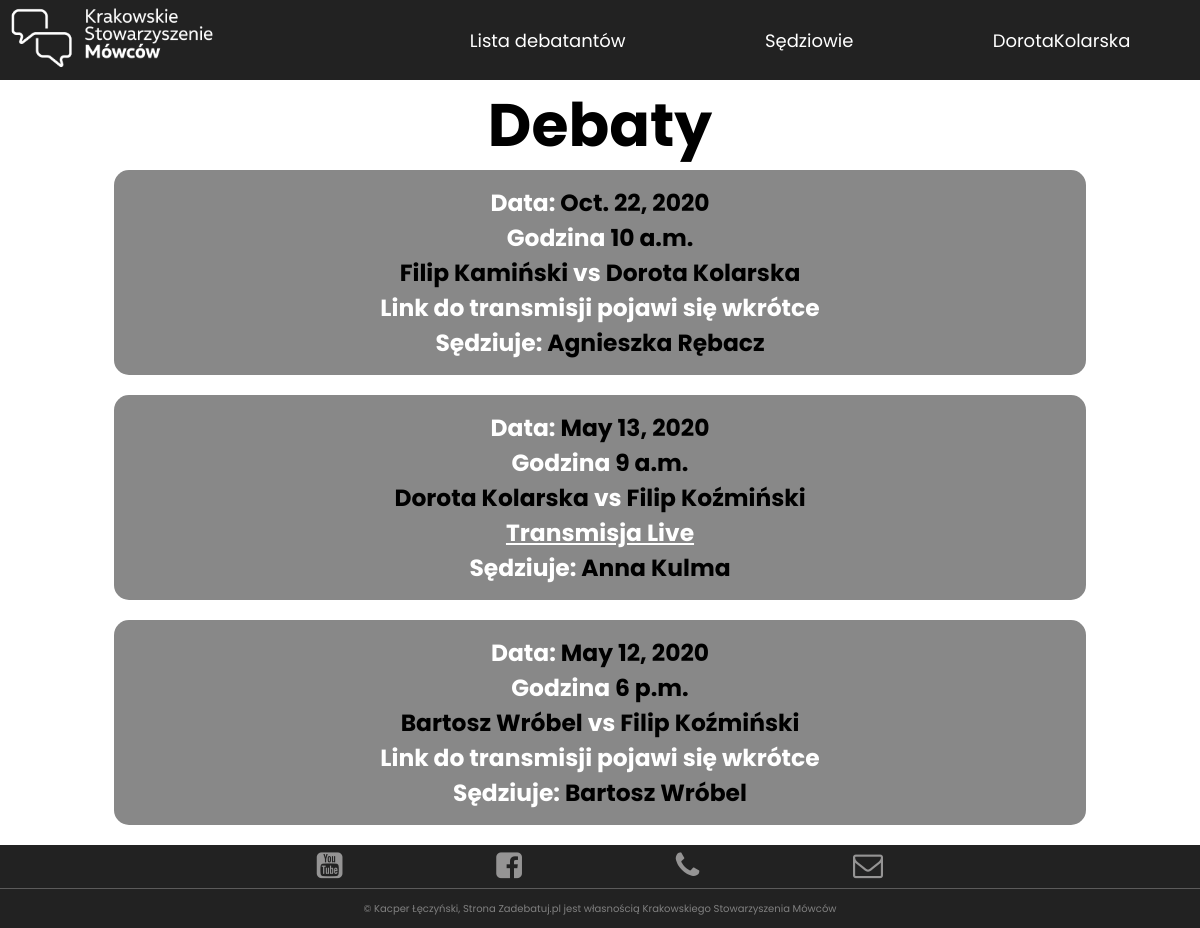
/live/ (signed in), run on the app's committed database.
### ksm_app/models.py (models this page shows, shortened)
class DebatantsBattle(models.Model):
    user1 = models.ForeignKey(Debatants, related_name="user1", on_delete=models.SET_NULL, null=True)
    user2 = models.ForeignKey(Debatants, related_name="user2", on_delete=models.SET_NULL, null=True)
    judge = models.ForeignKey(Judges, on_delete=models.SET_NULL, null=True)
    data = models.DateField(max_length=256, null=True)
    godzina = models.TimeField(max_length=256, null=True)
    transmisja = models.URLField(blank=True)
    class Meta:
        ordering = ['-data']

class Debatants(models.Model):
    user = models.OneToOneField(User, on_delete=models.CASCADE, null=True)
    imię = models.CharField(max_length=256)
    nazwisko = models.CharField(max_length=256)
    email = models.EmailField(max_length=256, null=True)
    miasto = models.CharField(max_length=256)
    szkoła = models.CharField(max_length=256)
    organizacja = models.CharField(max_length=256)
    facebook = models.URLField(max_length=256, null=True)
    opis = models.TextField(max_length=1000, null=True)
    terminy = models.TextField(max_length=1000, null=True)
    accept = models.BooleanField(default=False)
    accept2 = models.BooleanField(default=False)
    class Meta:
        ordering = ['imię']
    def __str__(self):
        return (self.imię + ' ' + self.nazwisko)

class Judges(models.Model):
    user = models.OneToOneField(User, on_delete=models.CASCADE, null=True)
    imię = models.CharField(max_length=256)
    nazwisko = models.CharField(max_length=256)
    email = models.EmailField(max_length=256, null=True)
    miasto = models.CharField(max_length=256)
    szkoła = models.CharField(max_length=256)
    organizacja = models.CharField(max_length=256)
    dyspozycyjnosc = models.TextField(max_length=1000)
    opis = models.TextField(max_length=2000)
    facebook = models.URLField(max_length=256, null=True)
    accept = models.BooleanField(default=False)
    accept2 = models.BooleanField(default=False)
    class Meta:
        ordering = ['imię']
    def __str__(self):
        return self.imię + ' ' + self.nazwisko

### ksm_app/views.py (the view)
# urls.py: path('live/', views.ShowBattle, name='live'),
def ShowBattle(request):
    battles = DebatantsBattle.objects.all()
    return render(request, 'ksm_app2/live.html', {'battles': battles})

### ksm_app/templatetags/has_group.py (called while the page is built)
@register.filter
def has_group(user, group_name = 'judges'):
    group = Group.objects.get(name = group_name)
    return True if group in user.groups.all() else False

### templates/ksm_app2/live.html (shortened to what this page needs)
{% load static %}
{% load has_group %}
<!doctype html>
<html lang="en">
<head>
    <link rel="stylesheet" href="{% static '/css/style.css' %}">
    <link rel="stylesheet" href="{% static '/css/rwd.css' %}">
    <link rel="stylesheet" href="{% static '/css2/live.css' %}">
    <link rel="stylesheet" href="https://cdnjs.cloudflare.com/ajax/libs/font-awesome/4.7.0/css/font-awesome.min.css">
</head>
<body>
<header class="main-container">
    <div class="logo">
        <a href="{% url 'ksm_app:base' %}"><img src="{% static '/img2/KSM_logo_poziom_biel-kopia.png' %}" alt=""></a>
    </div>
    <nav>
        <ul class="nav-links">
            {% if user.is_authenticated %}
                <li class="nav-link"><a href="{% url 'ksm_app:debatants_list' %}">Lista debatantów</a></li>
                <li class="nav-link"><a href="{% url 'ksm_app:judges_list' %}">Sędziowie</a></li>
                {% if request.user|has_group:'judges' %}
                    <li class="nav-link-user"><a href="{% url 'ksm_app:judges_profile' %}"> {{ user.username }}</a></li>
                {% else %}
                    <li class="nav-link-user"><a href="{% url 'ksm_app:debatants_profile' %}"> {{ user.username }}</a>
                    </li>
                {% endif %}
            {% else %}
                <li class="nav-link"><a href="{% url 'ksm_app:choose' %}">Zarejestruj</a></li>
                <li class="nav-link"><a href="{% url 'ksm_app:user_login' %}">Zaloguj</a></li>
            {% endif %}
        </ul>
    </nav>
</header>
<main class="live-section">
    <h1>Debaty</h1>
    {% for battle in battles %}
        <div class="live-form">
            <h3>Data: <span>{{ battle.data }}</span></h3>
            <h3>Godzina <span> {{ battle.godzina }}</span></h3>
            <h3><span>{{ battle.user1 }}</span> vs <span>{{ battle.user2 }}</span></h3>
            {% if battle.transmisja %}
                <h3><a href="{{ battle.transmisja }}">Transmisja Live</a></h3>
            {% else %}
                <h3>Link do transmisji pojawi się wkrótce</h3>
            {% endif %}
            <h3>Sędziuje: <span>{{ battle.judge }}</span></h3>
        </div>
    {% endfor %}
</main>
<footer class="main-footer">
    <div class="footer-content">
        <ul class="links">
            <li class="link">
                <a href="https://www.youtube.com/channel/UCd2KIvR-DMDGMT_ce2gJzAw" target="_blank">
                    <i class="fa fa-youtube-square fa-2x"></i>
                </a>
            </li>
            <li class="link">
                <a href="https://www.facebook.com/ksmowcow/" target="_blank">
                    <i class="fa fa-facebook-square fa-2x"></i>
                </a>
            </li>
            <li class="link">
                <a href="{% url 'ksm_app:phone' %}">
                    <i class="fa fa-phone"></i>
                </a>
            </li>
            <li class="link">
                <a href="mailto:ksmowcow@gmail.com">
                    <i class="fa fa-envelope-o"></i>
                </a>
            </li>
        </ul>
    </div>
    <div class="copyright">
        <p>&copy; Kacper Łęczyński, Strona Zadebatuj.pl jest
            własnością Krakowskiego Stowarzyszenia Mówców</p>
    </div>
</footer>
</body>
</html>

### static/css/style.css (style rules this page uses)
* { padding: 0; margin: 0; box-sizing: border-box; }
body { font-family: 'Poppins', sans-serif; background-image: url("/static/img2/seventh.jpg"); background-position: center center; background-repeat: no-repeat; background-attachment: fixed; background-size: cover; }
header { position: fixed; display: flex; width: 100%; align-items: center; z-index: 1; height: 10vh; }
.logo, .nav-links { display: flex; }
.logo img { padding-left: 5%; height: 8vh; max-width: 400px; }
nav { flex: 2; }
.logo { flex: 3; }
.logo img { cursor: pointer; }
.nav-links { justify-content: space-around; list-style: none; }
.nav-link a { text-decoration: none; color: #ffffff; }
.nav-link-user a { text-decoration: none; color: white; }
.nav-link { position: relative; }
.main-footer { bottom: 5%; width: 100%; background-color: #222222; }
.links { width: 60%; margin: auto; display: flex; justify-content: space-around; list-style: none; color: #e0dede; }
.link { padding: 0.7%; }
.footer-content .links .link i { cursor: pointer; color: #959494; font-size: 30px !important; }
.copyright { height: 5vh; border-top: 1px solid #5c5b5b; background-color: #222222; bottom: 0; display: flex; align-items: center; }
.copyright p { flex: 1; text-align: center; color: grey; font-size: 10px; }

### static/css/rwd.css (style rules this page uses)
@media screen and (max-width: 1200px) { .logo img { height: 8vh; max-width: 500px; } }
@media screen and (max-width: 1200px) { .nav-link a, .nav-link-user { font-size: 18px; } }
@media screen and (max-width: 1200px) { .logo { flex: 1; } }
@media screen and (max-width: 1200px) { .link i { font-size: 25px !important; } }

### static/css2/live.css (style rules this page uses)
body { background: none; }
header { background-color: #222222; }
.live-section { padding-top: 10vh; height: auto; min-height: 90vh; width: 90%; margin: auto; display: flex; justify-content: space-between; align-items: center; flex-direction: column; }
.live-section h1 { flex: 1; font-size: 60px; }
.live-section .live-form { padding: 15px; text-align: center; display: flex; flex-direction: column; align-items: center; justify-content: space-around; flex:3; background-color: #888888; color: white; width: 90%; margin-bottom: 20px; border-radius: 15px; align-self: center; font-size: 20px; animation: show 2s forwards; }
.live-section .live-form span { color: black; }
.live-section .live-form a { color: #ffffff; }

### data on the page
DebatantsBattle: data "Oct. 22, 2020", godzina "10 a.m.", user1 "Filip Kamiński", user2 "Dorota Kolarska", transmisja "Link do transmisji pojawi się wkrótce", judge "Agnieszka Rębacz"
DebatantsBattle: data "May 13, 2020", godzina "9 a.m.", user1 "Dorota Kolarska", user2 "Filip Koźmiński", judge "Anna Kulma"
DebatantsBattle: data "May 12, 2020", godzina "6 p.m.", user1 "Bartosz Wróbel", user2 "Filip Koźmiński", transmisja "Link do transmisji pojawi się wkrótce", judge "Bartosz Wróbel"

### other printed values
{{ user.username }} "DorotaKolarska"
